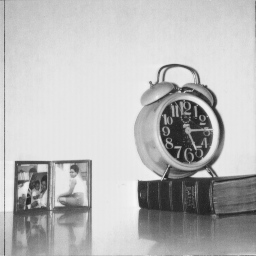
%> input picture Part1/Contents/Images/clock.tiff, 256 x 256 px
$ octave Askhsh2_test.m   (GNU Octave 9; MATLAB toolbox functions it lacks are replaced by stand-ins)
%> lines starting %> are read from the running program, lines starting %| are printed output that depends on the picture
%> further down, f is the input picture: size 256x256 uint8; min 32, max 246, mean 186
### Part1/Contents/Codes/FDCT2.m
    function func = FDCT2(f)
        N1 = size(f,1);
%> N1 = 256
        N2 = size(f,2);
%> N2 = 256
        temp = zeros(N1,N2);

        for n1 = 1:N1
            temp(n1,:) = FDCT1(f(n1,:));
        end

        temp = transpose(temp);

        for n2 = 1:N2
            temp(n2,:) = FDCT1(temp(n2,:));
        end
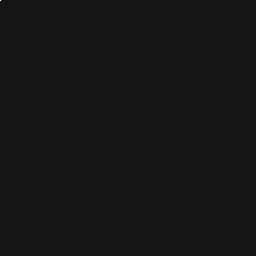
%> temp: size 256x256 double; min -4452.7, max 47610.9, mean 0.7; drawn with min black and max white
        func = transpose(temp);

    end

### Part1/Contents/Codes/FDCT1.m
    function func = FDCT1(f)
        N = length(f);
        y = zeros(1,2*N);
        y(1:N) = f;
        y(N+1:2*N) = fliplr(f);
        Y = fft(y);
        k=0:N-1;
        temp = real(exp(-1i.* pi.*k./(2*N)).*Y(1:N));
        temp(1) = temp(1) * sqrt(1/N)/2;
        temp(2:N) = temp(2:N) * sqrt(2/N)/2;
        func = temp;

    end

### Part1/Contents/Codes/SegmentImage32.m
function func = SegmentImage32(img)
    d1 = size(img, 1);
%> d1 = 256
    d2 = size(img, 2);
%> d2 = 256
    temp = zeros( (d1/32)^2, 32, 32);
    k = 1;
    %Checking if it can be segmented with 32x32
    if (mod(d1, 32) == 0) && (mod(d2, 32) == 0)
        for i = 1:d1/32
            for j = 1:d1/32
                temp(k,:,:) = img((i-1)*32+1:(i-1)*32+32, (j-1)*32+1:(j-1)*32+32);
                k = k+1;
            end
        end
%> after the loop, k = 65


        func = temp;
    else
        func = 0;
    end


end

### Part1/Contents/Codes/ReconstructImage32.m
function func = ReconstructImage32(C)
    k = 1;
    for i = 1:8
        for j=1:8
            temp((i-1)*32+1:(i-1)*32+32, (j-1)*32+1:(j-1)*32+32) = C(k,:,:);
            k = k +1;
        end
    end
    func = temp;
end

### Part1/Contents/Codes/Askhsh2_test.m
%% Segmenting the original 256x256 image into 64 32x32 images
clear;
f = imread('C:\Users\OrestisDrow\Desktop\ImageProccessing\DIP_MEROS_A\Images\clock.tiff');
F = FDCT2(f);
A = SegmentImage32(f);

%% DCT on segmented 32x32 images
C = zeros(64,32,32);    %DCT's of the segmented sub-images
%B(:,:) = A(1,:,:);
for i = 1:64
    temp(:,:) = A(i,:,:);
    C(i,:,:) = FDCT2(temp);
end
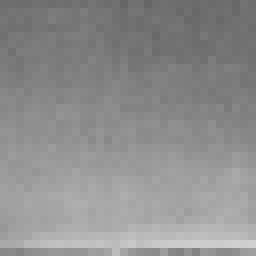
%> temp: size 32x32 double (shown 8 times larger); min 102, max 207, mean 142.2


%% Picking the first p% values of the dct transforms using Threshold method
p = 50;
%how many values we have to keep for compression for each window
numOfValues = floor(p/100*32*32);

iloc = zeros(64, numOfValues);
jloc = zeros(64, numOfValues);
val = zeros(64, numOfValues);

%Threshold method
Thres = (max(max(max(C)))-min(min(min(C))))/1000;
%> Thres = 8.72
%Thres = min(min(min(C)));
C1 = zeros(64,32,32);
%Keeping #numOfValues values that are above the Thres in the iloc,jloc,val
%data structrures
for i = 1:64
    temp(:,:) = C(i,:,:);
    cntr = 1;
    flag = 0;
    for k1 = 1:32
        for k2 = 1:32
            if temp(k1,k2) >= Thres
                iloc(i,cntr) = k1;
                jloc(i,cntr) = k2;
                val(i,cntr) = temp(k1,k2);
                cntr = cntr + 1;
                if cntr == numOfValues + 1
                    flag = 1;
                    break
                end
                %temp(k1,k2) = 0;
            end
        end
        if flag == 1
                break
        end
    end

    %C1(i,:,:) = idct2(temp(:,:));
end
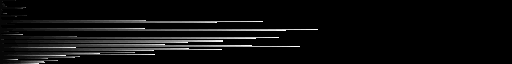
%> iloc: size 64x512 double; min 0, max 32, mean 1.7; drawn with min black and max white
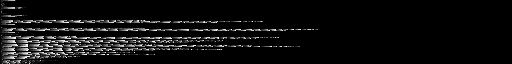
%> jloc: size 64x512 double; min 0, max 32, mean 1.9; drawn with min black and max white
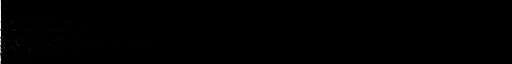
%> val: size 64x512 double; min 0, max 7442.5, mean 18; drawn with min black and max white

% Using the data structures to reform the DCT matrices with everything to
% zero except the #numOfValues stored elements

C1 = zeros(64,32,32);
for i = 1:64
    for cntr = 1:size(val,2)
        if val(i,cntr) == 0
            break
        end
        C1(i, iloc(i,cntr), jloc(i,cntr)) = val(i,cntr);
    end
end

% IDCT on the compressed dct matrix
C2 = zeros(64,32,32);
for i = 1:64
    temp(:,:) = C1(i,:,:);
    C2(i,:,:) = idct2(temp(:,:));
end

% Reforming the sub-images into the whole
newImage = ReconstructImage32(C2);
%> after the loop in ReconstructImage32, `for i = 1:8`:
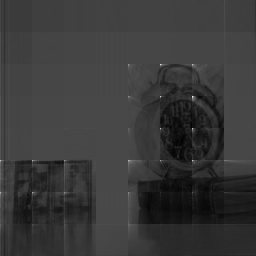
%> temp: size 256x256 double; min 9.32, max 790.6, mean 186; drawn with min black and max white
imshow(newImage,[0 255]);
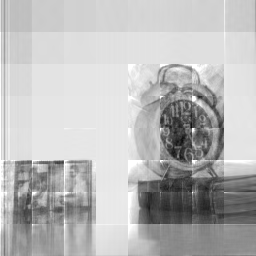
%> displayed picture: size 256x256, on the screen's scale of 0 to 255; min 9, max 255, mean 185.6


C3 = zeros(64,32,32);
for i = 1:64
    temp(:,:) = C(i,:,:);
    C3(i,:,:) = idct2(temp);
end
%% Median square error
medSumErr = sum(sum(abs(newImage.^2 - double(f).^2)))/256/256;
%> medSumErr = 4018.2

%% Picking the first p% values of the dct transforms using Zone method
p = 25;
numOfValues = floor(p/100*32*32);

$ run again, with Part1/Contents/Images/aerial.tiff copied over Part1/Contents/Images/clock.tiff
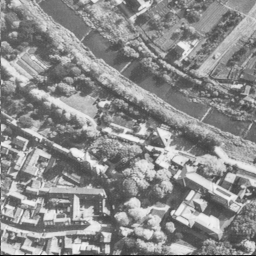
%> input picture Part1/Contents/Images/aerial.tiff, 256 x 256 px
%> f is the input picture: size 256x256 uint8; min 1, max 248, mean 140.5
%> after the loop in FDCT2, `for n1 = 1:N1`:
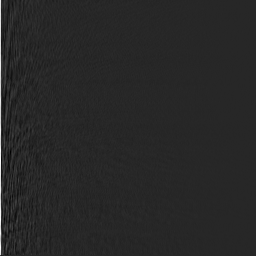
%> temp: size 256x256 double; min -482.1, max 2648, mean 8; drawn with min black and max white
%> after the loop in SegmentImage32, `for i = 1:d1/32`: k = 65
%> Thres = 6.59
%> `imshow(newImage,[0 255]);`:
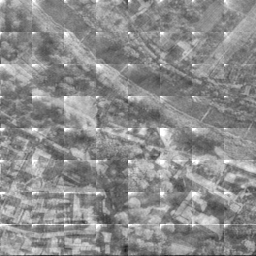
%> displayed picture: size 256x256, on the screen's scale of 0 to 255; min 28, max 255, mean 140.1
%> medSumErr = 6641.8
